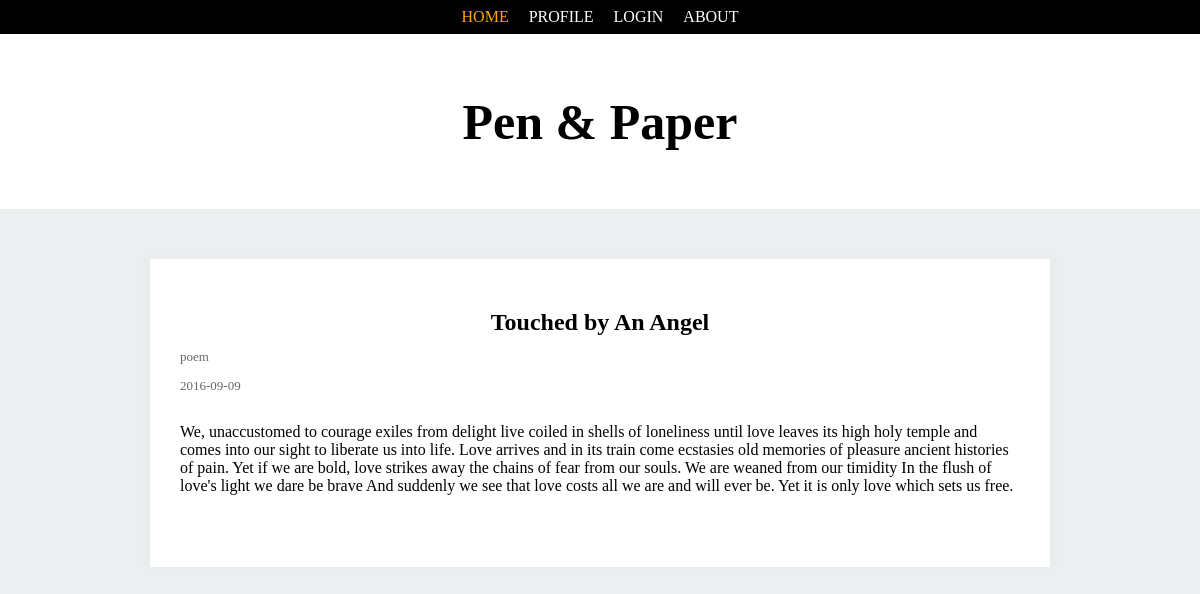
The app's page /home/postexpand.php?blid=6 with its own data.
### tables this page shows
CREATE TABLE IF NOT EXISTS `blog_master` (
  `blog_id` int(3) NOT NULL,
  `blogger_id` int(3) NOT NULL,
  `blog_title` varchar(50) NOT NULL,
  `blog_desc` varchar(5000) NOT NULL,
  `blog_category` varchar(50) NOT NULL,
  `blog_is_active` varchar(3) NOT NULL,
  `creation_date` date NOT NULL,
  `updated_date` date DEFAULT NULL
);

### home/postexpand.php (the view, shortened to what this page needs)
<?php
	include "../bucket.php";
?>
<!DOCTYPE html>
	<head>
		<link rel="stylesheet" type="text/css" href="postexpand.css">
	</head>
	<body>
		<nav>
			<ul>
				<li><a class=active href="home.php">HOME</a></li>
				<li><a href="../profile/profile.php">PROFILE</a></li>
				<li><a href="../about/about.php">ABOUT</a></li>
			</ul>
		</nav>
		<header>
			<h1>Pen & Paper</h1>
		</header>
		<article>
			<?php
				$random = new BlogProcess();
				$conn=$random->connectdb();
				$sql="Select * from blog_master where blog_id=".$_GET['blid'];
				$result = $conn->query($sql);
				if($result->num_rows > 0)
					while($row = $result->fetch_assoc()){
						echo "<div id=post>";
						echo 	"<h2>" . $row["blog_title"] . "</h2>";
						echo 	"<div>";
						echo 		"<p id=postdetail>" . $row["blog_category"] . "</p>";
						echo 		"<p id=postdetail>" .$row["creation_date"] . "</p>";
						echo 	"</div>";
						echo 	"<div id=postdesc>";
						echo 		"<p>" . $row["blog_desc"] . "</p>";
						echo 	"</div>";
						echo "</div>";
					}
			?>
		</article>
	</body>
</html>

### home/postexpand.css (style rules this page uses)
body { background-color: #ECF0F1; margin: 0px; font-family: "Franklin Gothic Medium"; }
nav { text-align:center; border-width: 1px; background-color: black; }
.active { color: orange; }
ul { padding-left: 0px; margin: 0px; }
li { display: inline-block; }
a { text-decoration: none; display:block; color:white; padding: 8px; }
header h1 { text-align: center; color: black; font-size: 50px; }
header { padding: 25px; background-color: white; }
h2 { margin-bottom: 4px; text-align: center; }
article { margin: auto; margin-top: 40px; display: flex; flex-direction: column; max-width: 900px; }
#postdetail { display: flex; font-size: 13px; opacity: 0.6; }
#postdesc { display: flex; }
#post { padding: 30px; margin-top: 10px; margin-bottom: 10px; background-color: white; -webkit-box-shadow: 0px 0px 17px 8px rgba(0, 0, 0,0.02); -moz-box-shadow: 0px 0px 17px 8px rgba(0, 0, 0,0.02); box-shadow: 0px 0px 17px 8px rgba(0, 0, 0,0.02); }

### records on screen
blog_master: blog_title "Touched by An Angel", blog_category "poem", creation_date "2016-09-09", blog_desc "We, unaccustomed to courage exiles from delight live coiled in shells of loneliness until love leaves its high holy temple and comes into our sight to liberate us into life. Love arrives and in its train come ecstasies old memories of pleasure ancient histories of pain. Yet if we are bold, love strikes away the chains of fear from our souls. We are weaned from our timidity In the flush of love's light we dare be brave And suddenly we see that love costs all we are and will ever be. Yet it is only love which sets us free."
